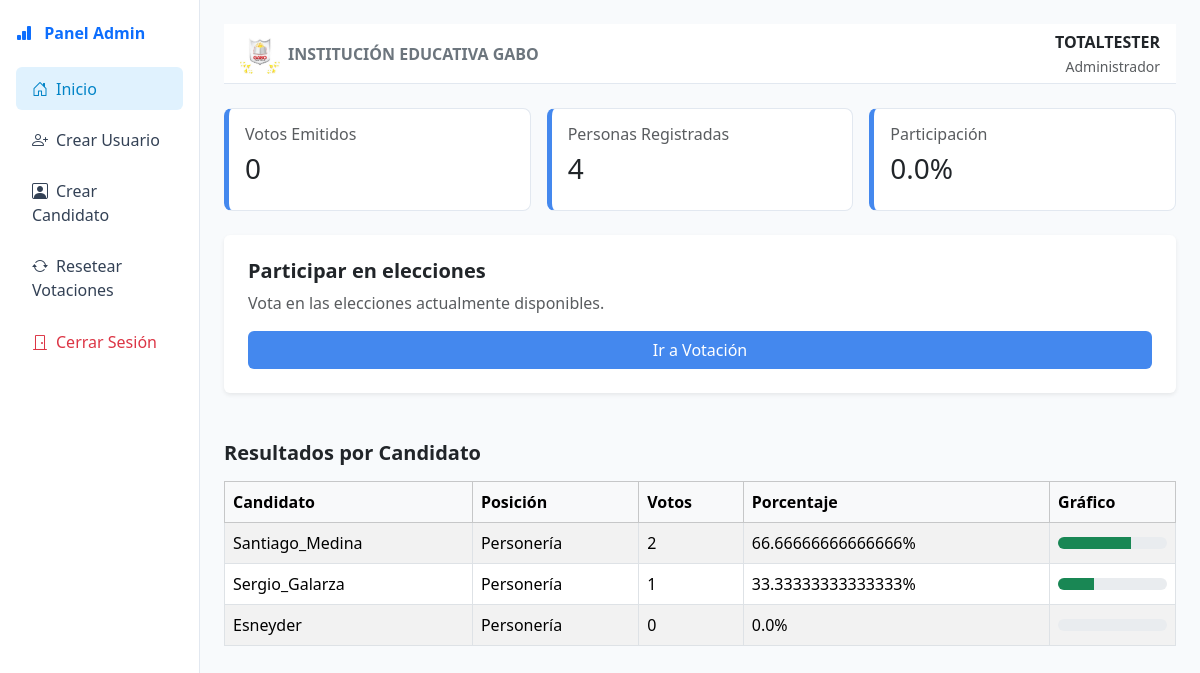
Page /admin_votes/ (signed in) on the earlier database version.
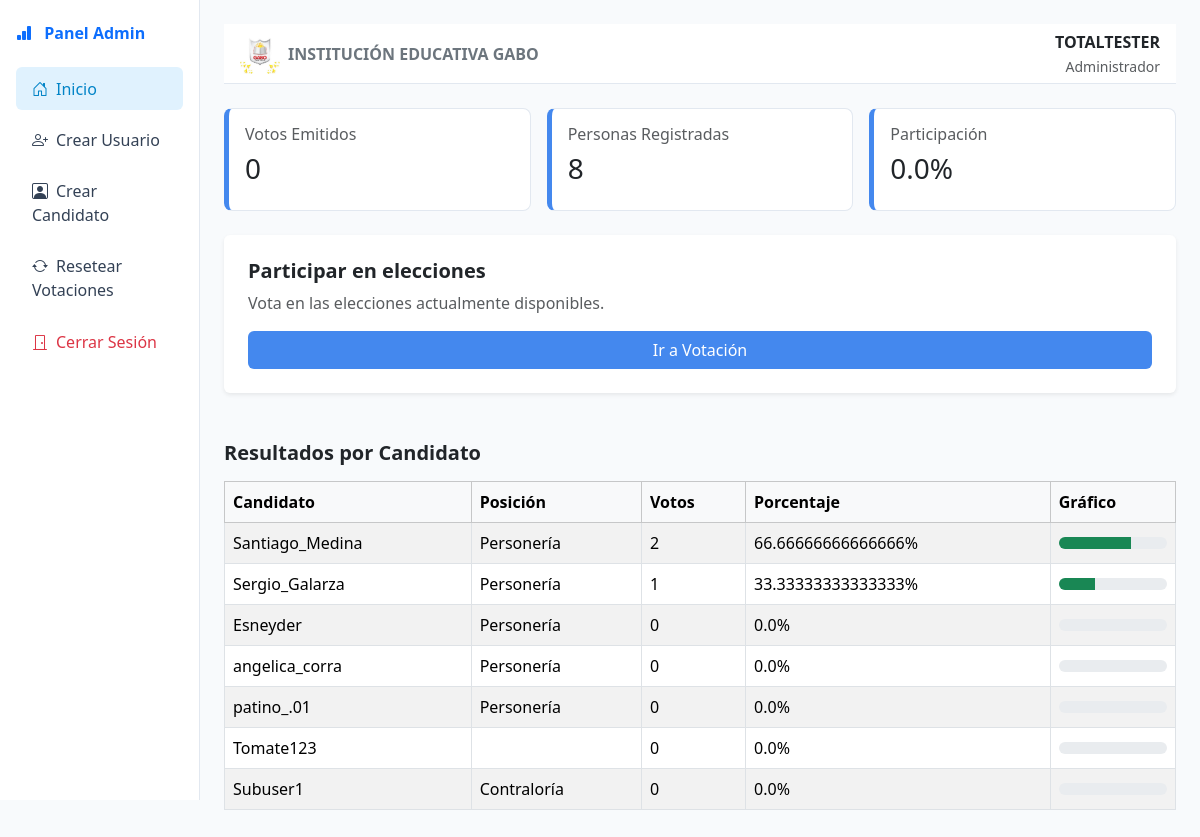
Same page on the later database version.
### Users/models.py (models this page shows, shortened)
class BaseAuditModel(models.Model):
    created = models.DateTimeField(
        auto_now_add = True
    )
    last_updated = models.DateTimeField(
        auto_now = True
    )
    is_active = models.BooleanField(
        default=True
    )
    class Meta:
        abstract = True

class Candidates(BaseAuditModel):
    ROLES = [
        ('Personería', 'Personería'),
        ('Contraloría', 'Contraloría'),
    ]
    profile = models.OneToOneField(
        Profile,
        on_delete=models.CASCADE,
        related_name='candidate_profile'
        )
    votes = models.IntegerField(
        default=0
        )
    percentage = models.FloatField(
        default=0.0
        )
    description = models.TextField(
        max_length=500,
        default=''
        )
    image = models.ImageField(
        upload_to='candidates/',
        default='candidates/default_candidate.webp'
        )
    role = models.CharField(
        max_length=20,
        choices=ROLES,
        default='Personería'
    )

class Profile(BaseAuditModel):
    user = models.OneToOneField (
        User,
        on_delete=models.CASCADE
        )
    grade = models.CharField (
        max_length=50,
        default=''
        )
    identification = models.IntegerField (
        default=0,
        unique=True
        )
    voted_ombudman = models.BooleanField (
        default=False
        )
    voted_comptroller = models.BooleanField (
        default=False
        )
    class Meta:
        verbose_name = 'Profile'
        verbose_name_plural = 'Profiles'
    def __init__(self, *args, **kwargs):
        super().__init__(*args, **kwargs)

### Users/views.py (the view)
# urls.py: path('admin_votes/', admin_votes, name='admin_votes'),
@login_required(login_url='logIn')
def admin_votes(request):
    if not request.user.is_superuser:
        return redirect('main')
    ombudmans = Candidates.objects.filter(role='Personería')
    comptrollers = Candidates.objects.filter(role='Contraloría')
    votes_ombudman = sum(candidate.votes for candidate in ombudmans)
    votes_comptroller = sum(candidate.votes for candidate in comptrollers)
    for candidate in ombudmans:
        candidate.percentage = (candidate.votes / votes_ombudman * 100) if votes_ombudman > 0 else 0
        candidate.save()
    for candidate in comptrollers:
        candidate.percentage = (candidate.votes / votes_comptroller * 100) if votes_comptroller > 0 else 0
        candidate.save()
    profiles = Profile.objects.all()
    candidates = Candidates.objects.all().order_by('-votes')
    votes_casted = Profile.objects.filter(voted_ombudman=True, voted_comptroller=True).count()
    users = User.objects.filter(is_superuser=False).count()
    if users > 0:
        percentage = (votes_casted / users) * 100
    else:
        percentage = 0
    if request.method == 'GET':
        return render(request,'Users/admin.html',{
            'profiles' : profiles,
            'candidates' : candidates,
            'votes_casted' : votes_casted,
            'users' : users,
            'percentage' : percentage,
        })

### templates/users/admin.html (shortened to what this page needs)
{%load static%}
<!DOCTYPE html>
<html lang="es">
<head>
  <link href="https://cdn.jsdelivr.net/npm/bootstrap@5.3.3/dist/css/bootstrap.min.css" rel="stylesheet">
  <link href="https://cdn.jsdelivr.net/npm/bootstrap-icons@1.10.5/font/bootstrap-icons.css" rel="stylesheet">
  <link rel="stylesheet" href="{% static 'CSS/adminStyles.css' %}">
</head>
<body>
  <div class="container-fluid">
    <div class="row">
        <div class="col-md-2 sidebar d-none d-md-block">
          <h6 class="fw-bold text-primary mb-4">
            <i class="bi bi-bar-chart-fill me-2"></i> Panel Admin
          </h6>
          <a href="{% url 'admin_votes' %}" class="active"><i class="bi bi-house-door me-2"></i>Inicio</a>
          <a href="#" data-bs-toggle="modal" data-bs-target="#crearUsuarioModal" id="createUser"><i class="bi bi-person-plus me-2"></i>Crear Usuario</a>
          <a href="#" data-bs-toggle="modal" data-bs-target="#crearCandidatoModal" id="createCandidate"><i class="bi bi-person-square me-2"></i>Crear Candidato</a>
          <a href="#" data-bs-toggle="modal" data-bs-target="#resetModal"><i class="bi bi-arrow-repeat me-2"></i>Resetear Votaciones</a>
          <a href="{% url 'logout' %}" class="text-danger"><i class="bi bi-door-closed me-2"></i>Cerrar Sesión</a>
        </div>
      <div class="col-md-10 p-4">
        <div class="topbar mb-4">
          <div class="d-flex align-items-center gap-2">
            <img src="{% static 'IMAGES/logo.webp' %}" height="40" />
            <span class="fw-semibold text-secondary">INSTITUCIÓN EDUCATIVA GABO</span>
          </div>
          <div class="text-end">
            <span class="fw-bold d-block">TOTALTESTER</span>
            <small class="text-muted">Administrador</small>
          </div>
        </div>
        <div class="row g-3 mb-4">
          <div class="col-md-4">
            <div class="card-box">
              <h6 class="text-muted">Votos Emitidos</h6>
              <h3>{{ votes_casted }}</h3>
            </div>
          </div>
          <div class="col-md-4">
            <div class="card-box">
              <h6 class="text-muted">Personas Registradas</h6>
              <h3>{{ users }}</h3>
            </div>
          </div>
          <div class="col-md-4">
            <div class="card-box">
              <h6 class="text-muted">Participación</h6>
              <h3>{{ percentage }}%</h3>
            </div>
          </div>
        </div>
        <div class="card p-4 shadow-sm border-0">
          <h5 class="fw-bold mb-2">Participar en elecciones</h5>
          <p class="text-muted">Vota en las elecciones actualmente disponibles.</p>
          <a href="{% url 'main' %}" class="btn btn-action w-100">Ir a Votación</a>
        </div>
        <div class="mt-5">
          <h5 class="fw-bold mb-3">Resultados por Candidato</h5>
          <div class="table-responsive">
            <table class="table table-bordered table-striped align-middle">
              <thead class="table-light">
                <tr>
                  <th>Candidato</th>
                  <th>Posición</th>
                  <th>Votos</th>
                  <th>Porcentaje</th>
                  <th>Gráfico</th>
                </tr>
              </thead>
              <tbody>
                {% for candidate in candidates %}
                <tr>
                  <td>{{ candidate.profile.user.username }}</td>
                  <td>{{ candidate.role }}</td>
                  <td>{{ candidate.votes }}</td>
                  <td>{{ candidate.percentage }}%</td>
                  <td>
                    <div class="progress" style="height: 12px;">
                      <div class="progress-bar bg-success" role="progressbar"style="width: {{ candidate.percentage }}%;" aria-valuenow="{{ candidate.percentage }}" aria-valuemin="0" aria-valuemax="100">
                      </div>
                    </div>
                  </td>
                </tr>
                {% endfor %}
              </tbody>
            </table>
          </div>
        </div>
      </div>
    </div>
  </div>
</body>
</html>

Differences in the rows shown:
added Candidates: profile.user.username "angelica_corra", role "Personería", votes "0", percentage "0.0"
added Candidates: profile.user.username "patino_.01", role "Personería", votes "0", percentage "0.0"
added Candidates: profile.user.username "Tomate123", votes "0", percentage "0.0"
added Candidates: profile.user.username "Subuser1", role "Contraloría", votes "0", percentage "0.0"
Other differences:
{{ users }}: "4" → "8"
